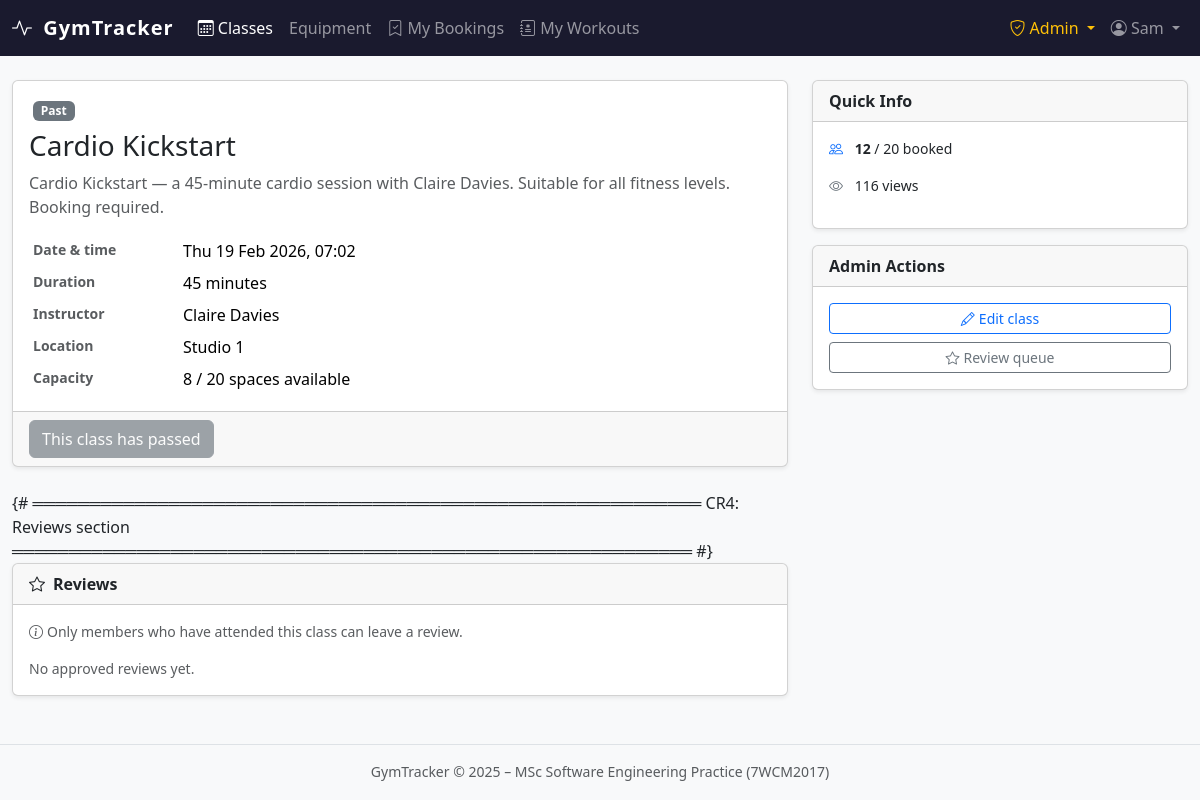
Page /dashboard/classes/72/ (signed in) on the committed database.
### accounts/models.py (models this page shows, shortened)
class User(AbstractBaseUser, PermissionsMixin):
    class Role(models.TextChoices):
        MEMBER = 'MEMBER', 'Member'
        ADMIN = 'ADMIN', 'Admin'
    email = models.EmailField(unique=True)
    first_name = models.CharField(max_length=150, blank=True)
    last_name = models.CharField(max_length=150, blank=True)
    role = models.CharField(max_length=10, choices=Role.choices, default=Role.MEMBER)
    is_active = models.BooleanField(default=True)
    is_staff = models.BooleanField(default=False)
    date_joined = models.DateTimeField(default=timezone.now)
    USERNAME_FIELD = 'email'
    REQUIRED_FIELDS = []
    objects = UserManager()
    class Meta:
        verbose_name = 'user'
        verbose_name_plural = 'users'
    @property
    def is_admin_role(self):
        return self.role == self.Role.ADMIN or self.is_staff or self.is_superuser

### gym/models.py (models this page shows, shortened)
class WorkoutClass(models.Model):
    name = models.CharField(max_length=200)
    description = models.TextField(blank=True)
    category = models.ForeignKey(
        WorkoutCategory, on_delete=models.SET_NULL,
        null=True, blank=True, related_name='classes',
    )
    instructor = models.CharField(max_length=200, blank=True)
    location = models.CharField(max_length=200, blank=True)
    start_time = models.DateTimeField()
    duration_minutes = models.PositiveIntegerField(default=60)
    capacity = models.PositiveIntegerField(default=20)
    booked_count = models.PositiveIntegerField(default=0, editable=False)
    is_active = models.BooleanField(default=True)
    image = models.ImageField(upload_to='classes/', null=True, blank=True)
    view_count = models.PositiveIntegerField(default=0, editable=False)
    booking_count = models.PositiveIntegerField(default=0, editable=False)
    is_featured = models.BooleanField(default=False)
    impression_count = models.PositiveIntegerField(default=0, editable=False)
    click_count = models.PositiveIntegerField(default=0, editable=False)
    created_at = models.DateTimeField(auto_now_add=True)
    updated_at = models.DateTimeField(auto_now=True)
    class Meta:
        ordering = ['start_time']
        verbose_name = 'Workout Class'
        verbose_name_plural = 'Workout Classes'
    @property
    def available_spaces(self):
        return max(0, self.capacity - self.booked_count)
    @property
    def is_full(self):
        return self.available_spaces == 0
    @property
    def is_upcoming(self):
        return self.start_time > timezone.now()
    @property
    def status_label(self):
        if not self.is_active:
            return "Inactive"
        if not self.is_upcoming:
            return "Past"
        if self.is_full:
            return "Full"
        return "Available"

### gym/views.py (the view)
# urls.py: path('classes/<int:pk>/', views.class_detail, name='class_detail'),
@login_required
def class_detail(request, pk):
    workout_class = get_object_or_404(WorkoutClass, pk=pk, is_active=True)
    WorkoutClass.objects.filter(pk=pk).update(view_count=workout_class.view_count + 1)
    user_booking = None
    from bookings.models import Booking
    if request.user.is_authenticated:
        user_booking = Booking.objects.filter(
            user=request.user, workout_class=workout_class
        ).exclude(status=Booking.Status.CANCELLED).first()
    from reviews.models import Review
    from django.contrib.contenttypes.models import ContentType
    ct = ContentType.objects.get_for_model(WorkoutClass)
    approved_reviews = (
        Review.objects
        .filter(content_type=ct, object_id=pk, status=Review.Status.APPROVED)
        .select_related('user').order_by('-created_at')
    )
    aggregate = Review.get_aggregate(ct, pk)
    user_review = (
        Review.objects.filter(content_type=ct, object_id=pk, user=request.user).first()
        if request.user.is_authenticated else None
    )
    can_review = (
        request.user.is_authenticated
        and not user_review
        and Booking.objects.filter(
            user=request.user, workout_class=workout_class,
            status=Booking.Status.ATTENDED,
        ).exists()
    )
    return render(request, 'gym/class_detail.html', {
        'workout_class': workout_class,
        'user_booking': user_booking,
        'approved_reviews': approved_reviews,
        'aggregate': aggregate,
        'user_review': user_review,
        'can_review': can_review,
        'content_type_id': ct.pk,
    })

### reviews/models.py (called while the page is built)
    @classmethod
    def get_aggregate(cls, content_type, object_id) -> dict:
        qs = cls.objects.filter(
            content_type=content_type,
            object_id=object_id,
            status=cls.Status.APPROVED,
        )
        agg = qs.aggregate(avg_rating=Avg('rating'), total_count=Count('pk'))
        star_breakdown = {}
        for star in range(1, 6):
            star_breakdown[star] = qs.filter(rating=star).count()
        return {
            'avg_rating':    round(agg['avg_rating'], 1) if agg['avg_rating'] else None,
            'total_count':   agg['total_count'],
            'star_breakdown': star_breakdown,
        }

### gym/templates/gym/class_detail.html (shortened to what this page needs)
{% extends "base.html" %}
{% block nav_classes_active %}active{% endblock %}
{% block content %}
<div class="row">
  <div class="col-lg-8">
    <div class="card shadow-sm mb-4">
      <div class="card-body">
        <div class="mb-2">
          <span class="badge ms-1
            {% if workout_class.status_label == 'Available' %}bg-success
            {% elif workout_class.status_label == 'Full' %}bg-danger
            {% elif workout_class.status_label == 'Past' %}bg-secondary
            {% else %}bg-warning text-dark{% endif %}">
            {{ workout_class.status_label }}
          </span>
        </div>
        <h1 class="h3">{{ workout_class.name }}</h1>
        {% if workout_class.description %}
          <p class="text-muted">{{ workout_class.description }}</p>
        {% endif %}
        <table class="table table-sm table-borderless mb-0">
          <tr><th class="text-muted small" style="width:150px">Date &amp; time</th>
              <td>{{ workout_class.start_time|date:"D d M Y, H:i" }}</td></tr>
          <tr><th class="text-muted small">Duration</th>
              <td>{{ workout_class.duration_minutes }} minutes</td></tr>
          <tr><th class="text-muted small">Instructor</th>
              <td>{{ workout_class.instructor|default:"–" }}</td></tr>
          <tr><th class="text-muted small">Location</th>
              <td>{{ workout_class.location|default:"–" }}</td></tr>
          <tr><th class="text-muted small">Capacity</th>
              <td>{{ workout_class.available_spaces }} / {{ workout_class.capacity }} spaces available</td></tr>
        </table>
      </div>
      <div class="card-footer">
        {% if user_booking %}
          <p class="mb-1 small text-muted">Your booking status:
            <strong class="text-{{ user_booking.status|lower }}">{{ user_booking.get_status_display }}</strong>
          </p>
          {% if user_booking.status == 'BOOKED' %}
            <form method="post" action="{% url 'bookings:cancel_booking' user_booking.pk %}">
              {% csrf_token %}
              <button type="submit" class="btn btn-sm btn-outline-danger">Cancel booking</button>
            </form>
          {% endif %}
        {% elif workout_class.is_full %}
          <button class="btn btn-secondary" disabled>Class is full</button>
        {% elif not workout_class.is_upcoming %}
          <button class="btn btn-secondary" disabled>This class has passed</button>
        {% endif %}
      </div>
    </div>
    {# ═══════════════════════════════════════════════════════════
       CR4: Reviews section
       ════════════════════════════════════════════════════════════ #}
    <div class="card shadow-sm">
      <div class="card-header d-flex justify-content-between align-items-center">
        <strong><i class="bi bi-star me-2"></i>Reviews</strong>
      </div>
      <div class="card-body">
        {% if user_review %}
          <div class="alert alert-light border mb-3">
            <div class="d-flex justify-content-between align-items-start">
              <div>
                <span class="text-warning">{{ user_review.stars_display }}</span>
                <span class="badge ms-2
                  {% if user_review.status == 'APPROVED' %}bg-success
                  {% elif user_review.status == 'HIDDEN' %}bg-danger
                  {% else %}bg-secondary{% endif %}">
                  {{ user_review.get_status_display }}
                </span>
                {% if user_review.comment %}
                  <p class="small mt-1 mb-0">{{ user_review.comment }}</p>
                {% endif %}
                {% if user_review.status == 'PENDING' %}
                  <p class="small text-muted mt-1 mb-0">Awaiting moderation.</p>
                {% endif %}
              </div>
              {% if user_review.is_editable %}
                <a href="{% url 'reviews:edit_review' user_review.pk %}"
                   class="btn btn-sm btn-outline-secondary">Edit</a>
              {% endif %}
            </div>
          </div>
        {% elif not user_review and user.is_authenticated %}
          <p class="text-muted small">
            <i class="bi bi-info-circle me-1"></i>Only members who have attended this class can leave a review.
          </p>
        {% endif %}
        {% if approved_reviews %}
          <hr>
          {% for review in approved_reviews %}
          <div class="mb-3 pb-3 {% if not forloop.last %}border-bottom{% endif %}">
            <div class="d-flex justify-content-between align-items-start">
              <div>
                <span class="text-warning fw-semibold">{{ review.stars_display }}</span>
                <span class="ms-2 small text-muted">
                  {{ review.user.get_full_name|default:review.user.email }}
                </span>
              </div>
              <small class="text-muted">{{ review.created_at|date:"d M Y" }}</small>
            </div>
            {% if review.comment %}
              <p class="small mt-1 mb-0 text-secondary">{{ review.comment }}</p>
            {% endif %}
          </div>
          {% endfor %}
        {% else %}
          <p class="text-muted small mb-0">No approved reviews yet.</p>
        {% endif %}
      </div>
    </div>
  </div>
  <div class="col-lg-4">
    <div class="card shadow-sm">
      <div class="card-header"><strong>Quick Info</strong></div>
      <div class="card-body small">
        <p><i class="bi bi-people me-2 text-primary"></i>
           <strong>{{ workout_class.booked_count }}</strong> / {{ workout_class.capacity }} booked
        </p>
        <p><i class="bi bi-eye me-2 text-secondary"></i>
           {{ workout_class.view_count }} view{{ workout_class.view_count|pluralize }}
        </p>
      </div>
    </div>
    {% if user.is_admin_role %}
    <div class="card shadow-sm mt-3">
      <div class="card-header"><strong>Admin Actions</strong></div>
      <div class="card-body d-grid gap-2">
        <a href="{% url 'gym:admin_class_edit' workout_class.pk %}"
           class="btn btn-sm btn-outline-primary">
          <i class="bi bi-pencil me-1"></i>Edit class
        </a>
        <a href="{% url 'reviews:admin_review_list' %}"
           class="btn btn-sm btn-outline-secondary">
          <i class="bi bi-star me-1"></i>Review queue
        </a>
      </div>
    </div>
    {% endif %}
  </div>
</div>
{% endblock %}

### templates/base.html (shortened to what this page needs)
<!DOCTYPE html>
<html lang="en">
<head>
  <link rel="stylesheet" href="https://cdn.jsdelivr.net/npm/bootstrap@5.3.2/dist/css/bootstrap.min.css">
  <link rel="stylesheet" href="https://cdn.jsdelivr.net/npm/bootstrap-icons@1.11.3/font/bootstrap-icons.min.css">
</head>
<body>
<nav class="navbar navbar-expand-lg navbar-dark">
  <div class="container-fluid">
    <a class="navbar-brand text-white" href="{% url 'gym:dashboard' %}">
      <i class="bi bi-activity me-1"></i> GymTracker
    </a>
    <div class="collapse navbar-collapse" id="mainNav">
      <ul class="navbar-nav me-auto">
        {% if user.is_authenticated %}
        <li class="nav-item">
          <a class="nav-link {% block nav_classes_active %}{% endblock %}" href="{% url 'gym:class_list' %}">
            <i class="bi bi-calendar3"></i> Classes
          </a>
        </li>
        <li class="nav-item">
          <a class="nav-link {% block nav_equip_active %}{% endblock %}" href="{% url 'gym:equipment_list' %}">
             Equipment
          </a>
        </li>
        <li class="nav-item">
          <a class="nav-link {% block nav_bookings_active %}{% endblock %}" href="{% url 'bookings:my_bookings' %}">
            <i class="bi bi-bookmark-check"></i> My Bookings
          </a>
        </li>
        <li class="nav-item">
          <a class="nav-link {% block nav_tracker_active %}{% endblock %}" href="{% url 'tracker:session_list' %}">
            <i class="bi bi-journal-medical"></i> My Workouts
          </a>
        </li>
        {% endif %}
      </ul>
      <ul class="navbar-nav ms-auto">
        {% if user.is_authenticated %}
          {% if user.is_admin_role %}
          <li class="nav-item dropdown">
            <a class="nav-link dropdown-toggle text-warning" href="#" data-bs-toggle="dropdown">
              <i class="bi bi-shield-check"></i> Admin
            </a>
          </li>
          {% endif %}
          <li class="nav-item dropdown">
            <a class="nav-link dropdown-toggle" href="#" data-bs-toggle="dropdown">
              <i class="bi bi-person-circle"></i> {{ user.first_name|default:user.email }}
            </a>
          </li>
        {% else %}
          <li class="nav-item"><a class="nav-link" href="{% url 'accounts:login' %}">Log in</a></li>
          <li class="nav-item"><a class="nav-link btn btn-outline-light btn-sm px-3 ms-2" href="{% url 'accounts:register' %}">Register</a></li>
        {% endif %}
      </ul>
    </div>
  </div>
</nav>
<main class="container-fluid py-4">
  {% block content %}{% endblock %}
</main>
<footer class="text-center text-muted py-3 border-top mt-4 small">
  GymTracker &copy; 2025 – MSc Software Engineering Practice (7WCM2017)
</footer>
</body>
</html>

### templates/base.html (style rules this page uses)
:root { --gt-primary: #0d6efd; --gt-dark: #1a1a2e; }
body { background: #f8f9fa; }
.navbar { background: var(--gt-dark) !important; }
.navbar-brand { font-weight: 700; letter-spacing: 0.05em; }

### rows in the picture
User: first_name "Sam"
WorkoutClass: status_label "Past", name "Cardio Kickstart", description "Cardio Kickstart — a 45-minute cardio session with Claire Davies. Suitable for all fitness levels. Booking required.", start_time "Thu 19 Feb 2026, 07:02", duration_minutes "45", instructor "Claire Davies", location "Studio 1", available_spaces "8", capacity "20", booked_count "12", view_count "116"
